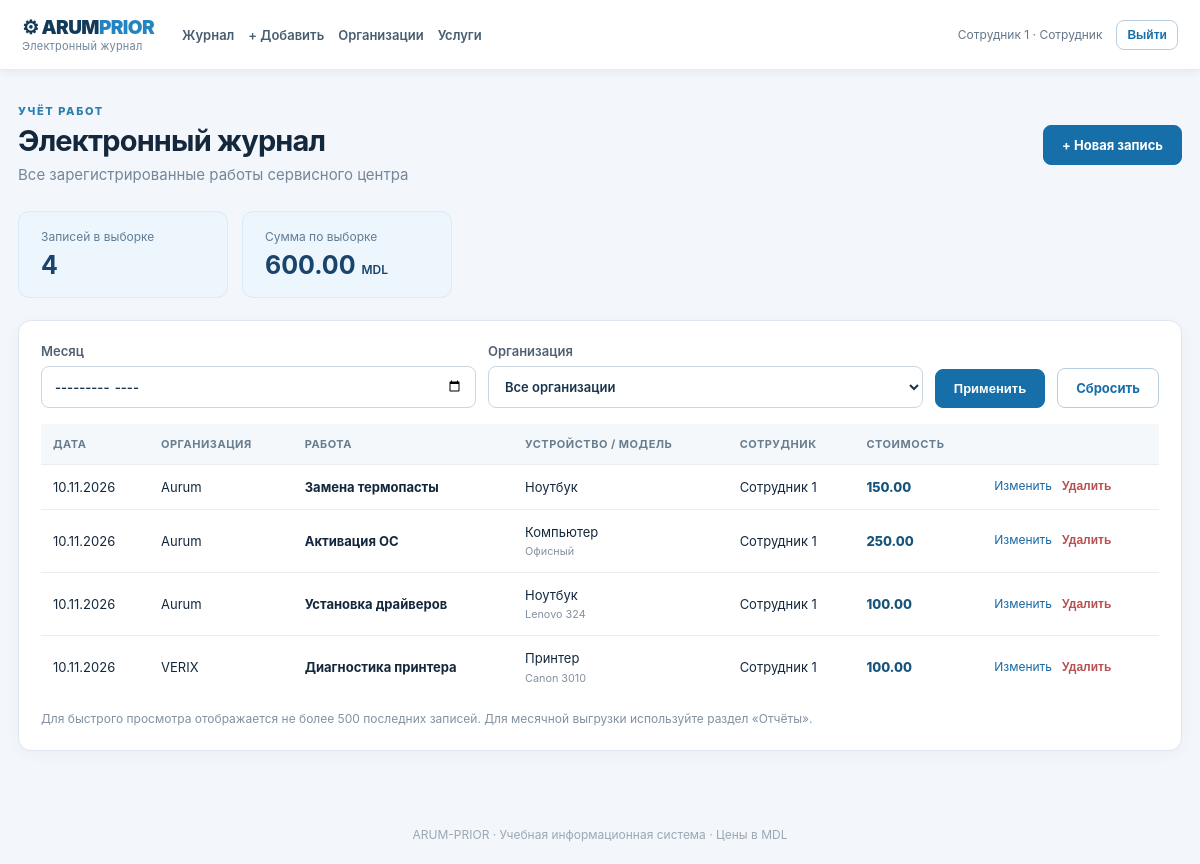
The page /journal (signed in) on the database its author committed.
### app/models.py (models this page shows)
class User(Base):
    __tablename__ = 'users'
    id: Mapped[int] = mapped_column(primary_key=True)
    username: Mapped[str] = mapped_column(String(60), unique=True, index=True)
    full_name: Mapped[str] = mapped_column(String(120))
    password_hash: Mapped[str] = mapped_column(String(220))
    role: Mapped[str] = mapped_column(String(20), default='employee')
    active: Mapped[bool] = mapped_column(Boolean, default=True)

class WorkRecord(Base):
    __tablename__ = 'work_records'
    id: Mapped[int] = mapped_column(primary_key=True)
    work_date: Mapped[datetime] = mapped_column(Date)
    organization_id: Mapped[int] = mapped_column(ForeignKey('organizations.id'))
    service_id: Mapped[int] = mapped_column(ForeignKey('services.id'))
    user_id: Mapped[int] = mapped_column(ForeignKey('users.id'))
    device_type: Mapped[str] = mapped_column(String(70))
    model: Mapped[str] = mapped_column(String(120))
    note: Mapped[str] = mapped_column(Text, default='')
    price: Mapped[Decimal] = mapped_column(Numeric(10, 2))
    created_at: Mapped[datetime] = mapped_column(DateTime, default=now_utc)
    updated_at: Mapped[datetime] = mapped_column(DateTime, default=now_utc, onupdate=now_utc)
    deleted_at: Mapped[datetime | None] = mapped_column(DateTime, nullable=True)
    organization: Mapped[Organization] = relationship()
    service: Mapped[Service] = relationship()
    user: Mapped[User] = relationship()

class Organization(Base):
    __tablename__ = 'organizations'
    id: Mapped[int] = mapped_column(primary_key=True)
    name: Mapped[str] = mapped_column(String(160), unique=True)
    active: Mapped[bool] = mapped_column(Boolean, default=True)

class Service(Base):
    __tablename__ = 'services'
    id: Mapped[int] = mapped_column(primary_key=True)
    name: Mapped[str] = mapped_column(String(150), unique=True)
    price: Mapped[Decimal] = mapped_column(Numeric(10, 2))
    active: Mapped[bool] = mapped_column(Boolean, default=True)

### app/main.py (the view)
@app.get('/journal', response_class=HTMLResponse)
def journal(request: Request, month: str = '', organization_id: int = 0):
    with SessionLocal() as db:
        ctx = context(request, db)
        query = record_query().order_by(WorkRecord.work_date.desc(), WorkRecord.id.desc())
        if month:
            try:
                year, mon = map(int, month.split('-'))
                if len(month) != 7: raise ValueError()
                from calendar import monthrange
                first, last = date(year, mon, 1), date(year, mon, monthrange(year, mon)[1])
                query = query.where(WorkRecord.work_date >= first, WorkRecord.work_date <= last)
            except ValueError:
                raise HTTPException(400, 'Некорректный месяц')
        if organization_id:
            query = query.where(WorkRecord.organization_id == organization_id)
        records = db.scalars(query.limit(500)).all()
        total = sum((r.price for r in records), Decimal('0'))
        orgs = db.scalars(select(Organization).order_by(Organization.name)).all()
        return see(request, 'journal.html', records=records, total=total, orgs=orgs, month=month, org_id=organization_id, **ctx)

### app/templates/journal.html
{% extends 'base.html' %}{% block content %}<div class="heading"><div><div class="eyebrow">УЧЁТ РАБОТ</div><h1>Электронный журнал</h1><p class="muted">Все зарегистрированные работы сервисного центра</p></div><a href="/work/new" class="btn">+ Новая запись</a></div>
<div class="stats"><div class="stat"><span>Записей в выборке</span><strong>{{ records|length }}</strong></div><div class="stat"><span>Сумма по выборке</span><strong>{{ '%.2f'|format(total) }} <small>MDL</small></strong></div></div>
<section class="panel"><form class="filters" method="get"><label>Месяц<input type="month" name="month" value="{{ month }}"></label><label>Организация<select name="organization_id"><option value="0">Все организации</option>{% for org in orgs %}<option value="{{ org.id }}" {% if org_id==org.id %}selected{% endif %}>{{ org.name }}</option>{% endfor %}</select></label><button>Применить</button><a class="outline btn" href="/journal">Сбросить</a></form>
<div class="table-wrap"><table><thead><tr><th>Дата</th><th>Организация</th><th>Работа</th><th>Устройство / модель</th><th>Сотрудник</th><th>Стоимость</th><th></th></tr></thead><tbody>{% for r in records %}<tr><td>{{ r.work_date.strftime('%d.%m.%Y') }}</td><td>{{ r.organization.name }}</td><td><strong>{{ r.service.name }}</strong>{% if r.note %}<small class="cell-note">{{ r.note }}</small>{% endif %}</td><td>{{ r.device_type }}{% if r.model %}<small class="cell-note">{{ r.model }}</small>{% endif %}</td><td>{{ r.user.full_name }}</td><td class="money">{{ '%.2f'|format(r.price) }}</td><td>{% if user.role=='director' or r.user_id==user.id %}<div class="actions"><a href="/work/{{ r.id }}/edit">Изменить</a><form method="post" action="/work/{{ r.id }}/delete" onsubmit="return confirm('Удалить запись? Она сохранится в истории.')"><input type="hidden" name="csrf_token" value="{{ csrf }}"><button class="danger-link">Удалить</button></form></div>{% endif %}</td></tr>{% else %}<tr><td colspan="7" class="empty">Записей пока нет. Добавьте первую выполненную работу.</td></tr>{% endfor %}</tbody></table></div><p class="hint">Для быстрого просмотра отображается не более 500 последних записей. Для месячной выгрузки используйте раздел «Отчёты».</p></section>{% endblock %}

### app/templates/base.html
<!doctype html><html lang="ru"><head><meta charset="UTF-8"><meta name="viewport" content="width=device-width, initial-scale=1"><title>ARUM-PRIOR — электронный журнал</title><link rel="stylesheet" href="/static/style.css"></head><body>
{% if user %}<header class="top"><div class="brand">⚙ ARUM<span>PRIOR</span><small>Электронный журнал</small></div><nav><a href="/journal">Журнал</a><a href="/work/new">+ Добавить</a><a href="/organizations">Организации</a><a href="/services">Услуги</a>{% if user.role=='director' %}<a href="/reports">Отчёты</a><a href="/users">Сотрудники</a><a href="/audit">История</a>{% endif %}</nav><div class="account"><span>{{ user.full_name }} · {{ 'Директор' if user.role=='director' else 'Сотрудник' }}</span><form action="/logout" method="post"><input type="hidden" name="csrf_token" value="{{ csrf }}"><button class="outline small">Выйти</button></form></div></header>{% endif %}
<main class="container">{% block content %}{% endblock %}</main><footer>ARUM-PRIOR · Учебная информационная система · Цены в MDL</footer></body></html>

### app/static/style.css (style rules this page uses)
:root { font-family:Inter,'Segoe UI',Arial,sans-serif;color:#14283d;background:#f3f6fa;font-size:15px }
* { box-sizing:border-box }
body { margin:0;min-height:100vh;display:flex;flex-direction:column }
a { color:#1767a4;text-decoration:none }
.top { background:#fff;border-bottom:1px solid #e3eaf2;padding:16px max(22px,calc((100vw - 1250px)/2));display:flex;align-items:center;gap:28px;flex-wrap:wrap;box-shadow:0 2px 8px #102f5010 }
.brand { font-size:19px;font-weight:900;letter-spacing:-.6px;color:#123a59;white-space:nowrap }
.brand span { color:#2384c2 }
.brand small { display:block;font-weight:400;font-size:11px;letter-spacing:.2px;color:#70859b }
nav { display:flex;gap:14px;align-items:center;flex:1;flex-wrap:wrap }
nav a { color:#475d71;font-weight:600;font-size:13px }
.account { display:flex;gap:14px;align-items:center;font-size:12px;color:#657789 }
.container { width:min(1200px,calc(100% - 36px));margin:34px auto;flex:1 }
.heading { display:flex;justify-content:space-between;align-items:center;gap:20px;margin-bottom:24px;flex-wrap:wrap }
h1 { font-size:29px;letter-spacing:-.8px;margin:5px 0 6px }
.eyebrow { font-size:11px;font-weight:800;letter-spacing:1.6px;color:#287eaf }
.muted { color:#74869a;margin:0;line-height:1.5 }
.panel { border:1px solid #e0e7ef;border-radius:13px;background:#fff;box-shadow:0 3px 15px #193a560a;padding:22px;margin-bottom:20px }
.stats { display:flex;gap:14px;margin:17px 0 22px;flex-wrap:wrap }
.stat { background:#eef6fd;border:1px solid #d9eaf8;border-radius:11px;padding:17px 22px;min-width:210px }
.stat span { display:block;font-size:12px;color:#5f7c96;margin-bottom:6px }
.stat strong { font-size:25px;color:#19446b }
.stat small { font-size:12px;font-weight:600 }
.filters,.form-actions,.export { display:flex;gap:12px;align-items:end;flex-wrap:wrap }
.filters { margin-bottom:16px }
.filters label { min-width:190px;flex:1 }
.filters input,.filters select { min-height:41px }
label { display:block;font-weight:600;font-size:13px;color:#4f6172 }
label input,label select,label textarea { display:block;width:100%;margin-top:7px }
input,select,textarea { padding:11px 12px;border:1px solid #cad6e1;border-radius:8px;background:white;color:#18354d;font:inherit;max-width:100% }
button,.btn { display:inline-block;appearance:none;background:#176fa9;color:white;border:1px solid #176fa9;border-radius:8px;font-size:13px;font-weight:700;padding:11px 18px;cursor:pointer;white-space:nowrap }
.outline { background:white;color:#176fa9;border-color:#b5cde0 }
.small { padding:7px 10px;font-size:12px }
.table-wrap { overflow-x:auto }
table { border-collapse:collapse;width:100%;font-size:13px }
th { text-align:left;background:#f5f8fb;color:#677d90;font-size:11px;text-transform:uppercase;letter-spacing:.5px }
th,td { padding:13px 12px;border-bottom:1px solid #e9eef3;vertical-align:middle }
td { line-height:1.4 }
tr:last-child td { border-bottom:none }
.money { font-weight:800;white-space:nowrap;color:#16547d }
.cell-note { display:block;color:#8292a2;margin-top:3px }
.actions { display:flex;align-items:center;gap:10px;flex-wrap:wrap;font-size:12px }
.actions form { margin:0 }
.danger-link,.link-button { background:transparent;color:#b75050;border:0;padding:0;font-size:12px;font-weight:600 }
.hint { font-size:12px;line-height:1.6;color:#8291a0;margin:10px 0 0 }
footer { text-align:center;color:#9aa8b5;font-size:12px;padding:22px }

### rows shown on the page
User: full_name "Сотрудник 1", role "Сотрудник"
WorkRecord: work_date "10.11.2026", organization.name "Aurum", service.name "Замена термопасты", device_type "Ноутбук", user.full_name "Сотрудник 1", price "150.00"
WorkRecord: work_date "10.11.2026", organization.name "Aurum", service.name "Активация ОС", device_type "Компьютер", model "Офисный", user.full_name "Сотрудник 1", price "250.00"
WorkRecord: work_date "10.11.2026", organization.name "Aurum", service.name "Установка драйверов", device_type "Ноутбук", model "Lenovo 324", user.full_name "Сотрудник 1", price "100.00"
WorkRecord: work_date "10.11.2026", organization.name "VERIX", service.name "Диагностика принтера", device_type "Принтер", model "Canon 3010", user.full_name "Сотрудник 1", price "100.00"

### other values the page prints
{{ records|length }} "4"
{{ '%.2f'|format(total) }} "600.00"
